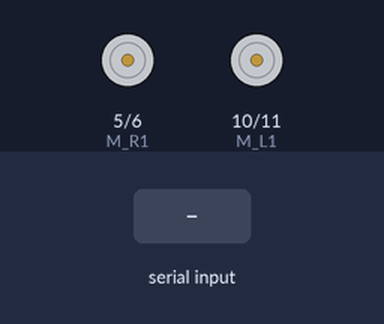
Recording of a sketch running on a simulated Arduino Uno, built with avr-gcc and run on an emulated ATmega328P. On the bench: motor-driver pin pairs drawn as motors (green arrow = first pin HIGH = forward, orange = second pin HIGH = backward, longer = more drive, scaled by the enable pin). The test bench sets the inputs (shaded band). What the sketch prints to the serial monitor is not drawn.

Above: at 1.2 s.
1.3 s: "F" received over the second serial link
At 2.2 s:
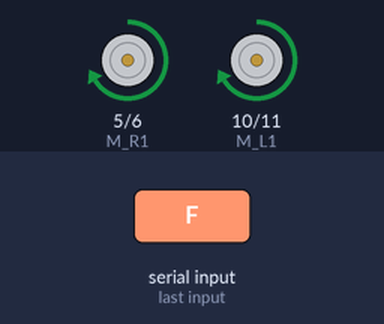
2.8 s: "G" received over the second serial link
At 3.3 s:
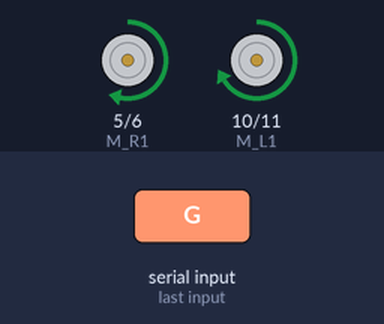
4.3 s: "I" received over the second serial link
At 5.5 s:
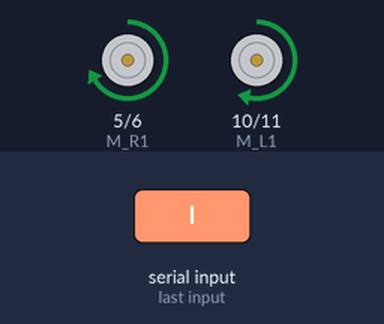
5.8 s: "B" received over the second serial link
At 6.8 s:
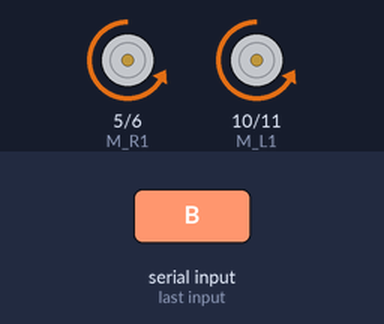
7.3 s: "L" received over the second serial link
At 8.0 s:
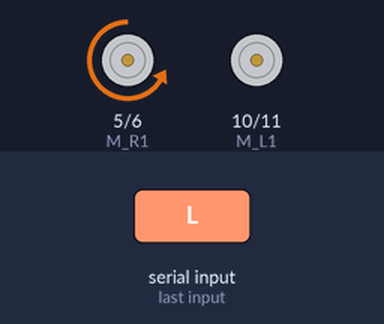
8.8 s: "R" received over the second serial link
At 9.1 s:
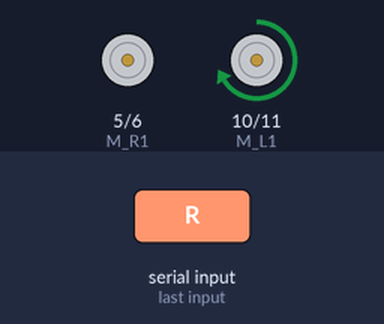
Timing chart, 0 to 11.3 s (numbered marks = the images above; inputs shaded):
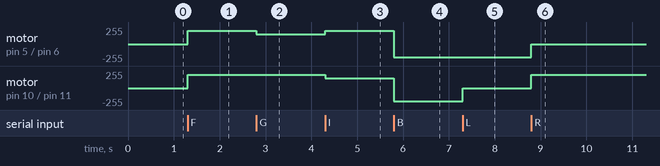

The sketch:

L293D_RC_car.ino
```cpp
#include <SoftwareSerial.h>
int blueTx=12;   //Tx (보내는핀 설정)at
int blueRx=13;   //Rx (받는핀 설정)
SoftwareSerial mySerial(blueTx, blueRx);
#define EN_R   3
#define M_R1   5
#define M_R2   6
#define EN_L    9
#define M_L1   10
#define M_L2   11
int speed=200;
void setup()
{
  Serial.begin(9600);   //시리얼모니터
  mySerial.begin(9600); //블루투스 시리얼
  pinMode(EN_R,OUTPUT);
  pinMode(M_R1,OUTPUT);
  pinMode(M_R2,OUTPUT);
  pinMode(EN_L,OUTPUT);
  pinMode(M_L1,OUTPUT);
  pinMode(M_L2,OUTPUT);
}
void stop()
{
 analogWrite(EN_R,LOW);
 digitalWrite(M_R1,LOW);
 digitalWrite(M_R2,LOW);
 analogWrite(EN_L,LOW);
 digitalWrite(M_L1,LOW);
 digitalWrite(M_L2,LOW);
}
void forward()
{
 analogWrite(EN_R, speed);
 digitalWrite(M_R1,HIGH);
 digitalWrite(M_R2,LOW);
 analogWrite(EN_L, speed);
 digitalWrite(M_L1,HIGH);
 digitalWrite(M_L2,LOW);
}
void back()
{
 analogWrite(EN_R, speed);
 digitalWrite(M_R1,LOW);
 digitalWrite(M_R2,HIGH);
 analogWrite(EN_L, speed);
 digitalWrite(M_L1,LOW);
 digitalWrite(M_L2,HIGH);
}
void backward()
{
 analogWrite(EN_R, speed);
 digitalWrite(M_R1,LOW);
 digitalWrite(M_R2,HIGH);
 analogWrite(EN_L, speed);
 digitalWrite(M_L1,LOW);
 digitalWrite(M_L2,HIGH);
}
void left()
{
 analogWrite(EN_R, speed);
 digitalWrite(M_R1,LOW);
 digitalWrite(M_R2,HIGH);
 analogWrite(EN_L, 0);
 digitalWrite(M_L1,LOW);
 digitalWrite(M_L2,LOW);
}
void right()
{
 analogWrite(EN_R, speed);
 digitalWrite(M_R1,LOW);
 digitalWrite(M_R2,LOW);
 analogWrite(EN_L, speed);
 digitalWrite(M_L1,HIGH);
 digitalWrite(M_L2,LOW);
}
void forwardright()
{
 analogWrite(EN_R, speed-50);
 digitalWrite(M_R1,HIGH);
 digitalWrite(M_R2,LOW);
 analogWrite(EN_L, speed);
 digitalWrite(M_L1,HIGH);
 digitalWrite(M_L2,LOW);
}
void forwardleft()
{
 analogWrite(EN_R, speed);
 digitalWrite(M_R1,HIGH);
 digitalWrite(M_R2,LOW);
 analogWrite(EN_L, speed-50);
 digitalWrite(M_L1,HIGH);
 digitalWrite(M_L2,LOW);
}
void loop()
{
  if (mySerial.available()) {
    char command = mySerial.read();
    Serial.write(command);
    switch(command){
       case 'F':
          forward();
          break;
       case 'G':
          forwardright();
          break;
       case 'I':
          forwardleft();
          break;
       case 'B':
          back();
          break;
       case 'L':
          left();
          break;
       case 'R':
          right();
          break;
       case 'S':  //속도조절
          stop();
          break;
       case '0':  //속도조절
          speed=0;
          break;
       case '1':       case '2':       case '3':
          speed=150;
          break;
       case '4':       case '5':       case '6':
          speed=200;
          break;
       case '7':
       case '8':       case '9':       case 'q':
          speed=255;
          break;
     }
  }
}
```

Measured:
- after the input at 1.3 s, motor on pin 5 (M_R1) / pin 6 (M_R2), motor on pin 10 (M_L1) / pin 11 (M_L2): stopped → forward 200/255 at once
- after the input at 2.8 s, motor on pin 5 (M_R1) / pin 6 (M_R2): forward 200/255 → forward 150/255 at once
- after the input at 4.3 s, motor on pin 5 (M_R1) / pin 6 (M_R2): forward 150/255 → forward 200/255 at once; motor on pin 10 (M_L1) / pin 11 (M_L2): forward 200/255 → forward 150/255 at once
- after the input at 5.8 s, motor on pin 5 (M_R1) / pin 6 (M_R2): forward 200/255 → backward 200/255 at once; motor on pin 10 (M_L1) / pin 11 (M_L2): forward 150/255 → backward 200/255 at once
- after the input at 7.3 s, motor on pin 10 (M_L1) / pin 11 (M_L2): backward 200/255 → stopped at once
- after the input at 8.8 s, motor on pin 5 (M_R1) / pin 6 (M_R2): backward 200/255 → stopped at once; motor on pin 10 (M_L1) / pin 11 (M_L2): stopped → forward 200/255 at once
